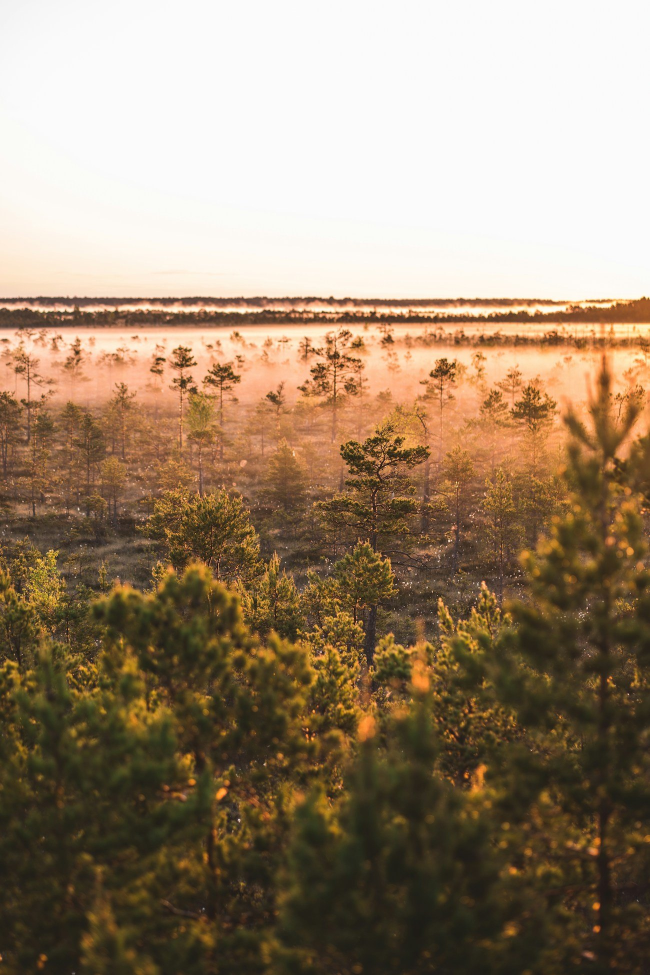
#> input picture fundos/paisagem-01.jpg, 1300 x 1950 px (shown at 1/2 size)
$ python -i arte_sobria.py   (imports and definitions only)
#> lines starting #> are read from the running program, lines starting #| are printed output that depends on the picture
"""Estilo sóbrio (perfil @franciellifernandes.adv): foto escurecida em preto, sombra preta suave e
texto branco numa serifada clássica e fina (Cormorant Garamond), centralizado, sem caixas.
Inspirado nos stories de frase com café: calmo, elegante, orgânico."""
import os
import re
from PIL import Image, ImageDraw, ImageEnhance, ImageFilter, ImageFont, ImageOps, ImageStat

import arte_natural as A

# [1 line that did not run here, left out]
BRANCO = (255, 255, 255)
CREME = (246, 236, 220)
DOURADO = (201, 164, 108)


FONTES_PADRAO = {   # papel: [arquivo, variação]; o perfil.json pode trocar ("fontes")
    "titulo": ["CormorantGaramond-Italic.ttf", "Medium Italic"],
    "texto": ["CormorantGaramond.ttf", "Medium"],
    "detalhe": ["CormorantGaramond-Italic.ttf", "Medium Italic"],
    "rotulo": ["CormorantGaramond.ttf", "SemiBold"],
}


# [14 lines left out: functions fonte, serif, not called in this run]


def espacado(txt):
    return " ".join(txt.upper())


# [15 lines left out: functions foto_escura, foto_natural, not called in this run]


_CASCATAS = []


def rostos(img):
    """Caixas (x0, y0, x1, y1) dos rostos na foto, com folga para cabelo e queixo. Sem OpenCV: lista vazia."""
    try:
        import cv2
        import numpy as np
    except ImportError:
        return []
    if not _CASCATAS:
        for nome in ("haarcascade_frontalface_default.xml", "haarcascade_profileface.xml"):
            _CASCATAS.append(cv2.CascadeClassifier(cv2.data.haarcascades + nome))
    caixas = []
    for largura_det in (540, 1080):                 # rosto pequeno (foto no espelho): tenta maior
        esc = largura_det / img.width
        peq = img.convert("L").resize((largura_det, int(img.height * esc)))
        g = cv2.equalizeHist(np.array(peq))
        for c in _CASCATAS:
            for (x, y, w, h) in c.detectMultiScale(g, 1.1, 6, minSize=(36, 36)):
                x, y, w, h = [v / esc for v in (x, y, w, h)]
                caixas.append((x - 0.35 * w, y - 0.45 * h, x + 1.35 * w, y + 1.45 * h))
        if caixas:
            break
    return caixas


def _cruza(caixa, rosto):
    return not (caixa[2] <= rosto[0] or caixa[0] >= rosto[2] or caixa[3] <= rosto[1] or caixa[1] >= rosto[3])


def livre(caixa, faces):
    return not any(_cruza(caixa, f) for f in faces)


# [18 lines left out: functions escurecer, escolher_y, not called in this run]


EMOJI_RE = re.compile("(?:[\U0001F1E6-\U0001F1FF]{2}|[\U0001F300-\U0001FAFF\u2600-\u27BF\u2B00-\u2BFF\u2300-\u23FF]"
                      "[\uFE0F\U0001F3FB-\U0001F3FF]?(?:\u200D[\U0001F300-\U0001FAFF\u2600-\u27BF][\uFE0F]?)*)")
_EMOJIS = {}


# [28 lines left out: functions _emoji_img, _pedacos, not called in this run]


def largura(ln, f):
    return sum(p[2] for p in _pedacos(ln, f))


# [161 lines left out: functions linha, texto_com_sombra, faixas, marca, _dominio, cartao_noticia and 2 more, not called in this run]


LAYOUTS = ["base_esq", "diario", "topo_esq", "colagem", "centro", "faixa", "destaque"]


def maquina(tam):
    arq = A.PERFIL.get("fontes", {}).get("maquina", ["CourierPrime-Regular.ttf", None])[0]
    return ImageFont.truetype(os.path.join(A.AQUI, "fontes", arq), int(tam))


# [148 lines left out: functions filtrar, preparar, encaixar, grade, texto_colagem, diario and 1 more, not called in this run]


CONTADOR = [0]


# [86 lines left out: functions desenhar, desenhar_colagem, not called in this run]


# ----------------------------------------------------------------- fotos e vídeos mandados pela Dra.
TAMANHOS = {"pequeno": 44, "medio": 62, "grande": 92}   # pequeno = letra de story do dia a dia


# [61 lines left out: functions _luz, melhor_y, fator_contraste, plano_texto, not called in this run]


def _cor(hexa, padrao):
    m = re.match(r"^#?([0-9a-fA-F]{6})$", (hexa or "").strip())
    return tuple(int(m.group(1)[i:i + 2], 16) for i in (0, 2, 4)) if m else padrao


# [17 lines left out: function escrever, not called in this run]


def _caixa_texto(pl):
    return (60, pl["y"] - 20, W - 60, pl["y"] + pl["alt"] + 20)


# [56 lines left out: functions desenhar_foto, camada_video, desenhar_post, not called in this run]

>>> from PIL import Image
>>> picture = Image.open('fundos/paisagem-01.jpg')
#> picture is the input picture: PIL image 1300x1950 RGB; mean R, G, B 154, 133.6, 110.6
>>> result = rostos(picture)
#> the loop in rostos, `for largura_det in (540, 1080):` made 2 passes
#> pass 1, in rostos, `peq = img.convert("L").resize((largura_det, int(img.height * esc)))`:
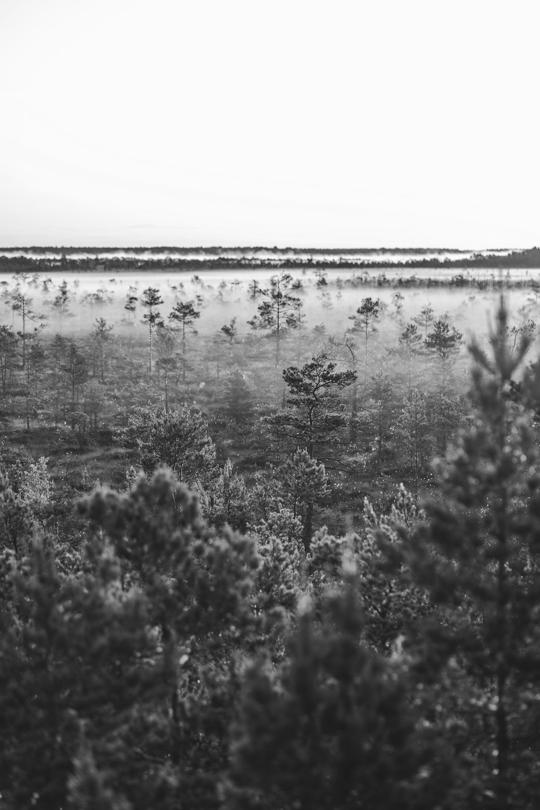
#> peq: PIL image 540x810 L; min 26, max 252, mean 137.1
#> pass 1, in rostos, `g = cv2.equalizeHist(np.array(peq))`:
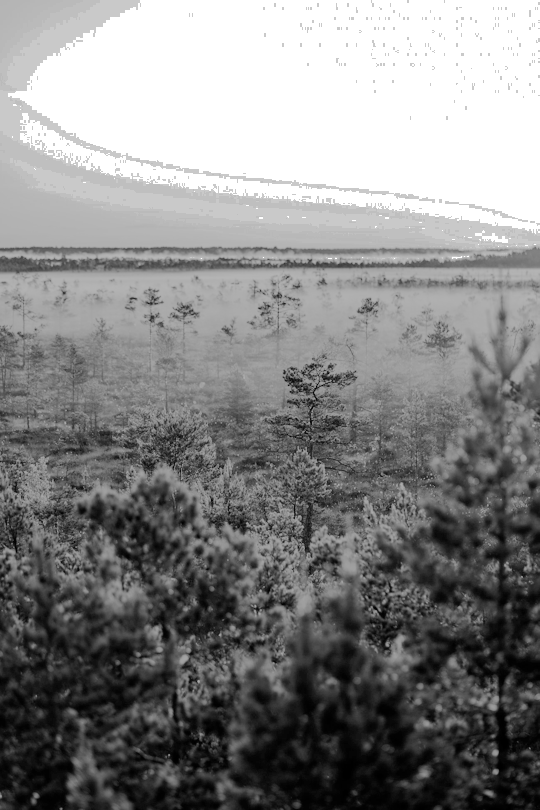
#> g: shape (810, 540); min 0, max 255, mean 134.1
#> after the loop in rostos, `for largura_det in (540, 1080):`: caixas = [(370.9, 1599.4, 481.4, 1722.9), (587.4, 544.1, 873.9, 864.3)]
#> result has the same summary as caixas in rostos

$ run again, on fundos/paisagem-02.jpg
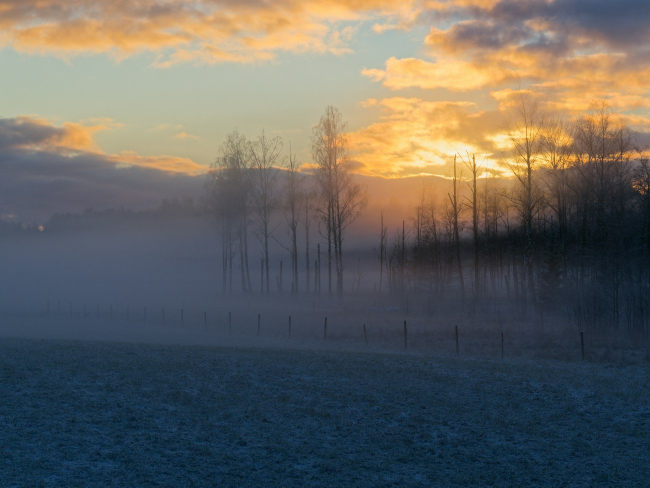
#> input picture fundos/paisagem-02.jpg, 1300 x 975 px (shown at 1/2 size)
#> picture is the input picture: PIL image 1300x975 RGB; mean R, G, B 100.6, 99.3, 95
#> the loop in rostos, `for largura_det in (540, 1080):` made 2 passes
#> pass 1, in rostos, `peq = img.convert("L").resize((largura_det, int(img.height * esc)))`:
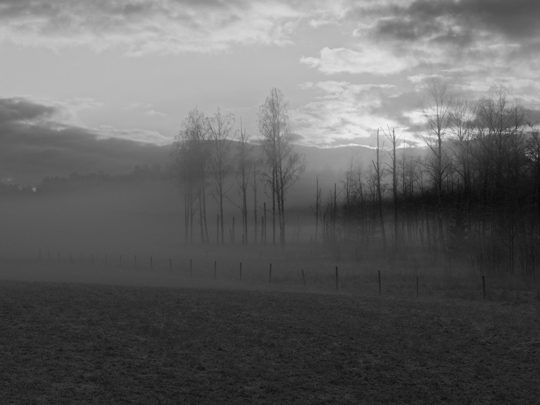
#> peq: PIL image 540x405 L; min 9, max 242, mean 99.2
#> pass 1, in rostos, `g = cv2.equalizeHist(np.array(peq))`:
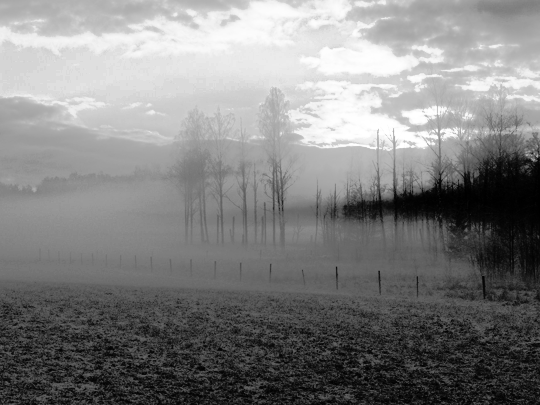
#> g: shape (405, 540); min 0, max 255, mean 128.6
#> after the loop in rostos, `for largura_det in (540, 1080):`: caixas = []

$ run again, on fundos/paisagem-03.jpg
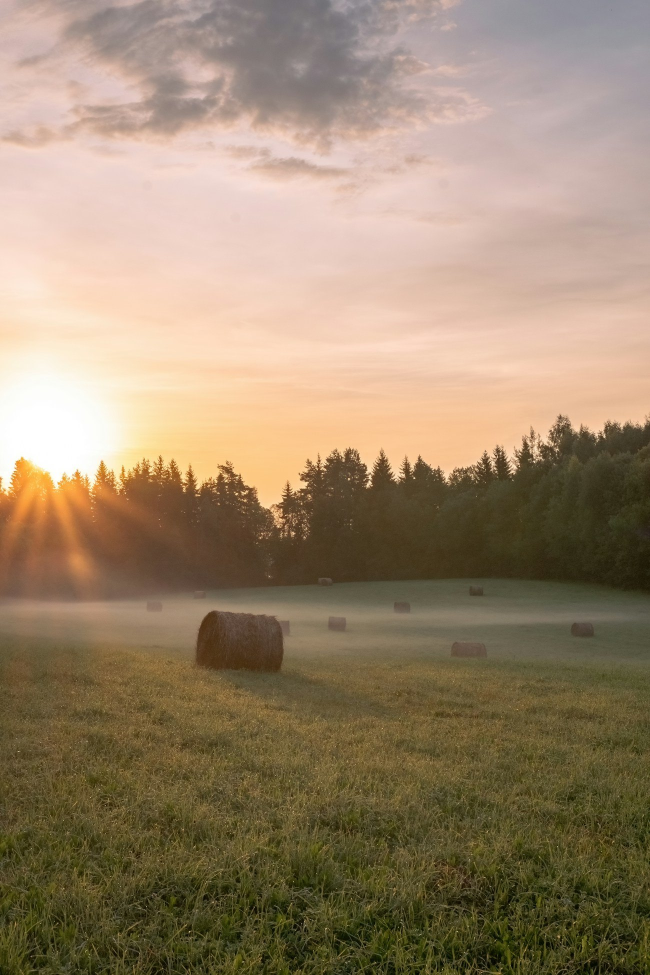
#> input picture fundos/paisagem-03.jpg, 1300 x 1950 px (shown at 1/2 size)
#> picture is the input picture: PIL image 1300x1950 RGB; mean R, G, B 153.1, 133.2, 107.7
#> the loop in rostos, `for largura_det in (540, 1080):` made 2 passes
#> pass 1, in rostos, `peq = img.convert("L").resize((largura_det, int(img.height * esc)))`:
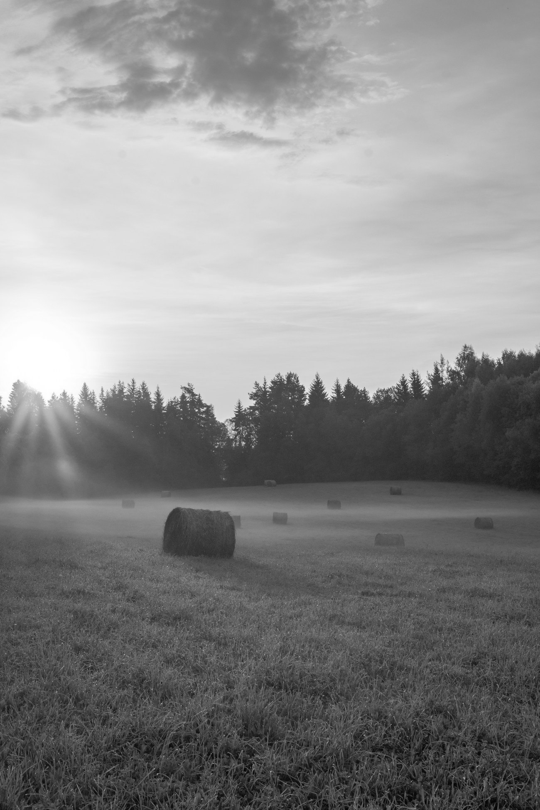
#> peq: PIL image 540x810 L; min 3, max 255, mean 136.2
#> pass 1, in rostos, `g = cv2.equalizeHist(np.array(peq))`:
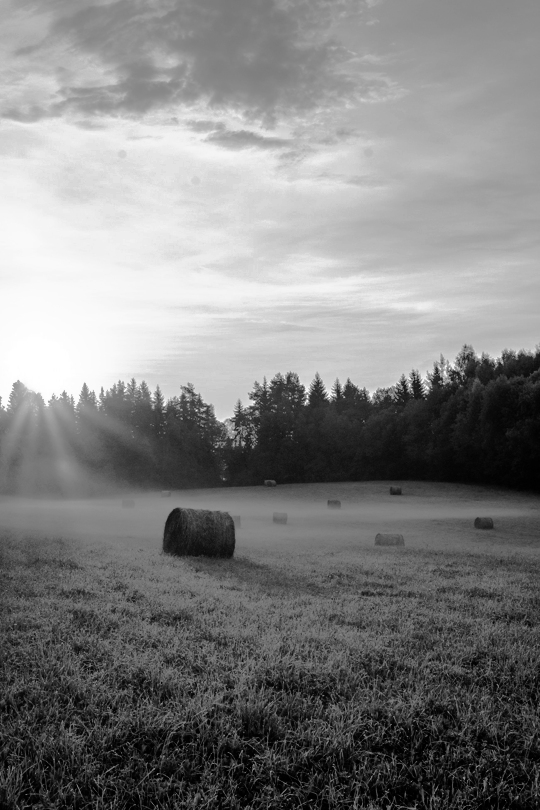
#> g: shape (810, 540); min 0, max 255, mean 128.3
#> after the loop in rostos, `for largura_det in (540, 1080):`: caixas = []

$ run again, on fundos/paisagem-04.jpg
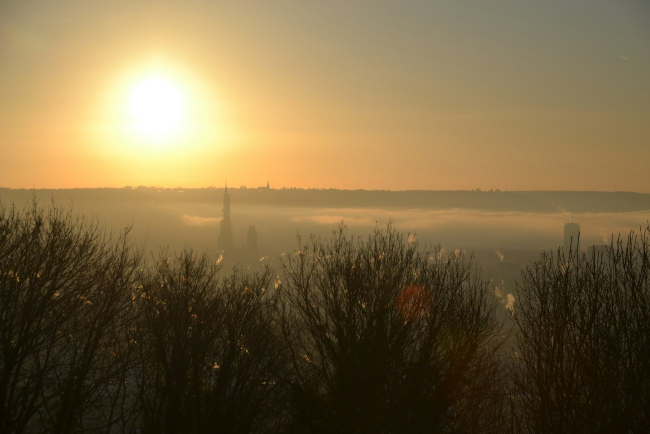
#> input picture fundos/paisagem-04.jpg, 1300 x 867 px (shown at 1/2 size)
#> picture is the input picture: PIL image 1300x867 RGB; mean R, G, B 123.3, 104.3, 68.1
#> the loop in rostos, `for largura_det in (540, 1080):` made 2 passes
#> pass 1, in rostos, `peq = img.convert("L").resize((largura_det, int(img.height * esc)))`:
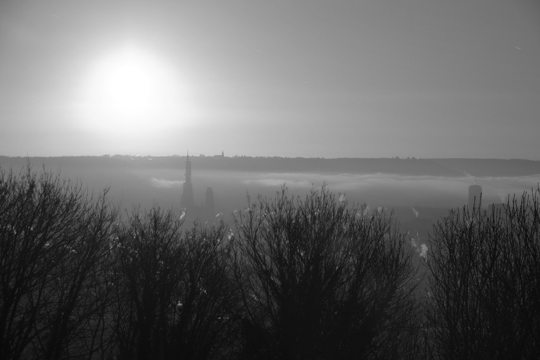
#> peq: PIL image 540x360 L; min 8, max 255, mean 105.9
#> pass 1, in rostos, `g = cv2.equalizeHist(np.array(peq))`:
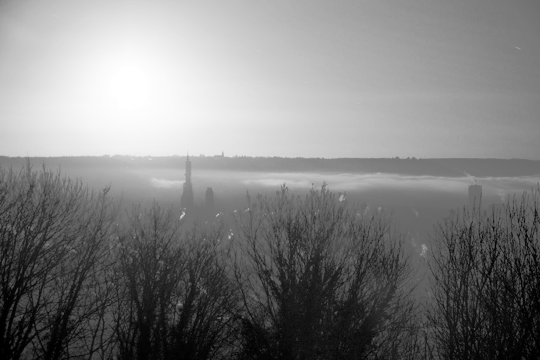
#> g: shape (360, 540); min 0, max 255, mean 128.3
#> after the loop in rostos, `for largura_det in (540, 1080):`: caixas = []
